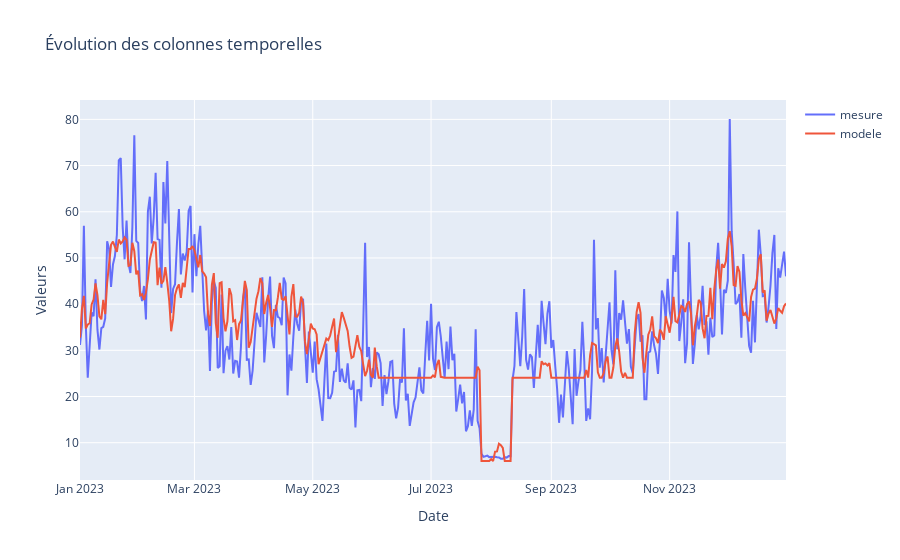

Notebook code cell kept with this figure:
### Code cell
import plotly.graph_objects as go

fig = go.Figure()


fig.add_trace(go.Scatter(
    x=x.index,
    y=y,
    mode='lines',
    name="mesure"  # nom affiché dans la légende
))


fig.add_trace(go.Scatter(
    x=x.index,
    y=model.predict(x),
    mode='lines',
    name="modele"  # nom affiché dans la légende
))

fig.update_layout(
    title="Évolution des colonnes temporelles",
    xaxis_title="Date",
    yaxis_title="Valeurs",
    hovermode="x unified"
)

fig.show()

### Figure 1 — Plotly figure (JSON) as saved in the notebook; plotly's stock layout.template omitted (floating-point values rounded to 4 significant figures; data arrays with more than 128 entries replaced by an {"elided": "..."} marker saying what was removed)
{"data": [{"mode": "lines", "name": "mesure", "type": "scatter", "x": {"elided": "365 str values"}, "y": {"elided": "365 float values"}}, {"mode": "lines", "name": "modele", "type": "scatter", "x": {"elided": "365 str values"}, "y": {"elided": "365 float values"}}], "layout": {"hovermode": "x unified", "title": {"text": "Évolution des colonnes temporelles"}, "xaxis": {"title": {"text": "Date"}}, "yaxis": {"title": {"text": "Valeurs"}}}}
